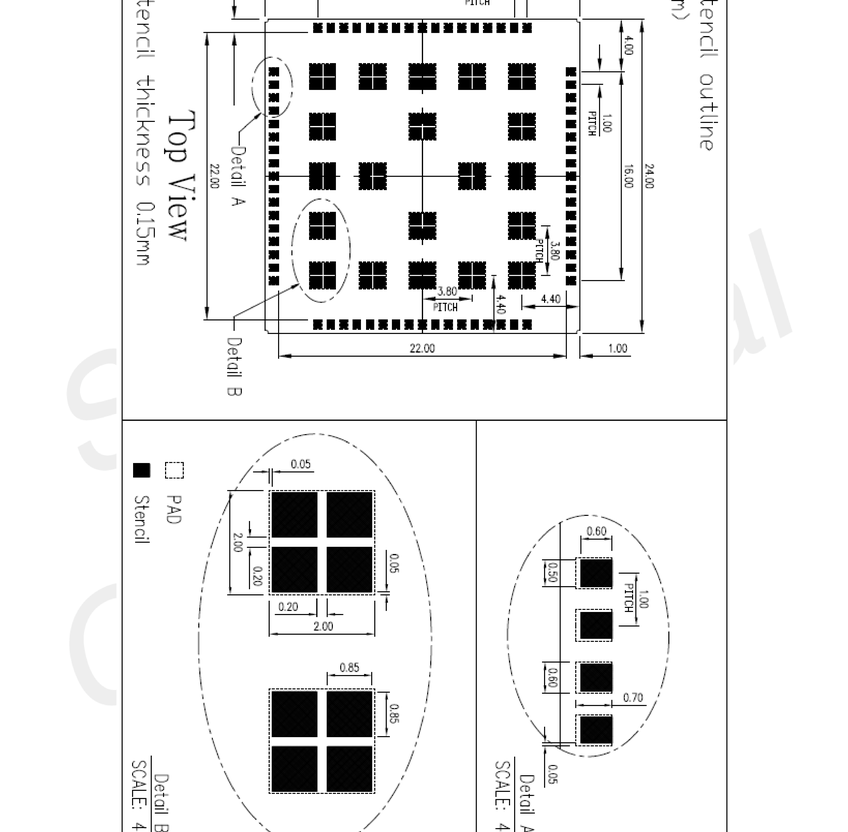
#> input picture ST909B-4G/Datasheet/pdf_render/a7670_p21_img1.png, 848 x 832 px, shrunk from 4135 x 4061 before the run, found by its file name
$ python probe2.py
#> lines starting #> are read from the running program, lines starting #| are printed output that depends on the picture; after the words box and inside, x2 and y2 are one past the last pixel; in counts of white or black regions, pixels touching at a corner belong together
# Probe pad rows/cols per figure with gap-filling via density check.
# Answers: how many pads per edge, span (16.00 vs 22.00), sizes, depths.
import numpy as np
from PIL import Image
from scipy import ndimage
from scipy.spatial import cKDTree
import os

D = r"D:\Tracker\ST909B-4G\Datasheet\pdf_render"

def load(path):
    return np.array(Image.open(path).convert("L")) < 128
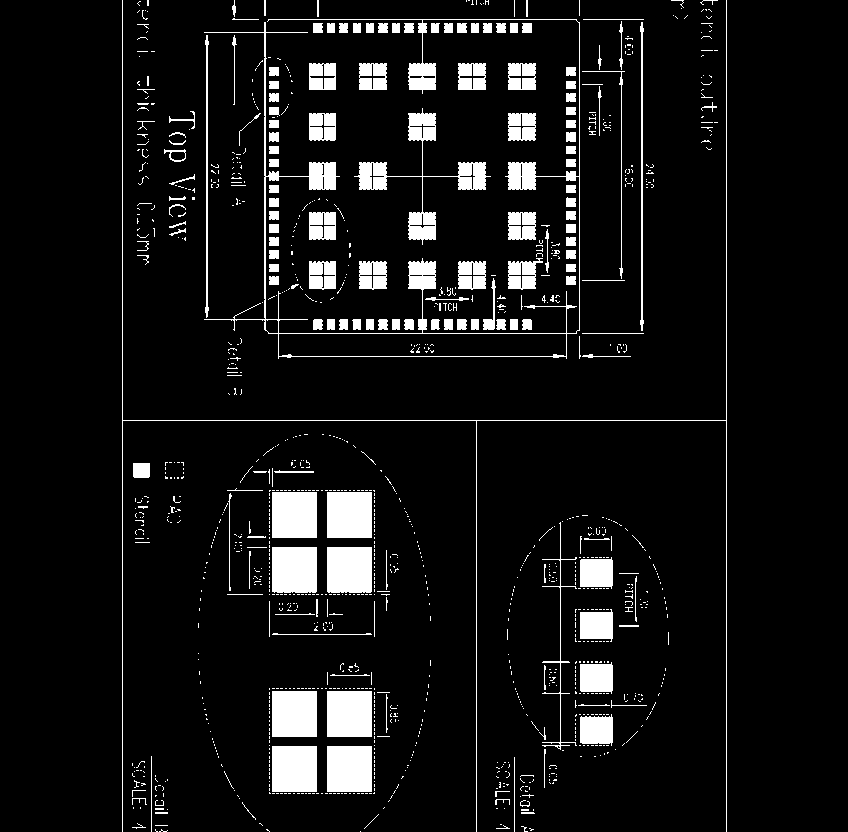
#> returned value: shape (832, 848) bool; 7.8% white; 1244 white regions (1071 under 20 px), largest, box (x1, y1, x2, y2) and area: (204, 19, 580, 359) 5715, (354, 108, 491, 245) 3011, (122, 0, 727, 832) 2678

def boxes(bw, min_area=40):
#> called with min_area = 40
    lab, n = ndimage.label(bw)
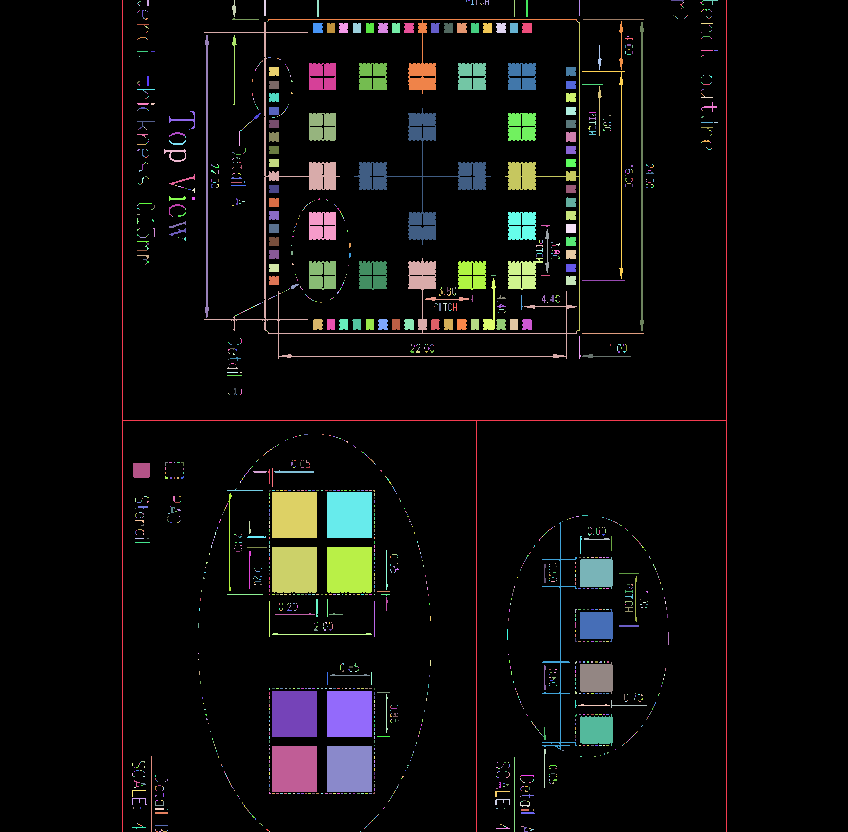
#> lab: shape (832, 848) int32; 1782 distinct labels, from 0 to 1781; one colour per label, 0 black
#> n = 1781
    sl = ndimage.find_objects(lab)
#> sl = 1781 items
    out = []
    for i, s in enumerate(sl, 1):
        y0, y1 = s[0].start, s[0].stop
        x0, x1 = s[1].start, s[1].stop
        a = int((lab[s] == i).sum())
        if a < min_area:
            continue
        out.append((x0, y0, x1, y1, a))
#> this loop made 1781 passes
#> (y0, y1, x0, x1, a) on passes 1 to 3: (0, 832, 122, 727, 2678), (0, 6, 147, 149, 12), (0, 17, 232, 236, 38)
#> after the loop, out = 126 items, first 6: (122, 0, 727, 832, 2678), (268, 19, 577, 94, 1117), (583, 19, 644, 20, 61), (619, 21, 623, 70, 81), (204, 22, 577, 359, 3396), (505, 22, 580, 331, 1173)
    return out

def density(bw, cx, cy, r):
    x0, x1 = max(0, int(cx - r)), int(cx + r)
    y0, y1 = max(0, int(cy - r)), int(cy + r)
    win = bw[y0:y1, x0:x1]
    if win.size == 0:
        return 0.0
    return win.mean()

def cluster_1d(vals, tol):
    vals = sorted(vals)
    groups = []
    cur = [vals[0]]
    for v in vals[1:]:
        if v - cur[-1] <= tol:
            cur.append(v)
        else:
            groups.append(cur)
            cur = [v]
    groups.append(cur)
    return groups

def probe(name, path, filt, tol_mm=0.45):
    bw = load(path)
    bb = boxes(bw)
#> bb has the same summary as out in boxes
    cands = []
    for (x0, y0, x1, y1, a) in bb:
        w, h = x1 - x0, y1 - y0
        f = a / (w * h)
        if filt(w, h, f):
            cands.append(((x0 + x1) / 2, (y0 + y1) / 2, w, h))
#> this loop made 126 passes
#> (x0, y0, x1, y1, a, w, h, f) on passes 1 to 12: (122, 0, 727, 832, 2678, 605, 832, 0.00532), (268, 19, 577, 94, 1117, 309, 75, 0.0482), (583, 19, 644, 20, 61, 61, 1, 1), (619, 21, 623, 70, 81, 4, 49, 0.413), (204, 22, 577, 359, 3396, 373, 337, 0.027), (505, 22, 580, 331, 1173, 75, 309, 0.0506), (640, 22, 644, 331, 637, 4, 309, 0.515), (313, 23, 323, 33, 96, 10, 10, 0.96), (327, 23, 335, 33, 79, 8, 10, 0.988), (339, 23, 348, 33, 86, 9, 10, 0.956), (353, 23, 361, 33, 79, 8, 10, 0.988), (366, 23, 374, 33, 79, 8, 10, 0.988)
#> (w, h, f) on passes 61, 62, 71, 72, 73, 74: (27, 28, 0.915), (28, 28, 0.895), (35, 32, 0.653), (27, 29, 0.884), (28, 29, 0.871), (28, 29, 0.869)
#> after the loop, cands = 25 items, first 6: (322.5, 76.5, 27, 27), (373, 76.5, 28, 27), (472, 76.5, 28, 27), (522, 76.5, 28, 27), (322.5, 127, 27, 28), (522, 127, 28, 28)
    # --- find pitch scale: use nearest-neighbor distance mode among candidates
    pts = np.array([(c[0], c[1]) for c in cands])
#> pts = 25 pairs, first value 141.5 to 596.5, second value 76.5 to 769
    t = cKDTree(pts)
    dd, _ = t.query(pts, k=2)
#> dd = 25 pairs, first value 0 to 0, second value 48.13 to 159.3
    nn = np.sort(dd[:, 1])
#> nn = 25 values from 48.13 to 159.3
    nn = nn[(nn > 8) & (nn < np.percentile(nn, 55))]
#> nn = [48.13, 48.13, 49.5, 49.5, 50, 50, 50.5, 50.5, 50.5, 50.5, 50.5, 52, 52]
    P = float(np.median(nn)) if len(nn) else 0.0
#> P = 50.5
    print(f"== {name}: cands={len(cands)} nn_pitch={P:.1f}px")
#| == stencil: cands=25 nn_pitch=50.5px
    # --- cluster into rows (y-bands) and cols (x-bands)
    ys = [c[1] for c in cands]
#> ys = 25 values from 76.5 to 769
    yrows = cluster_1d(ys, tol_mm * P)
#> in cluster_1d, `cur = [vals[0]]`: cur = [76.5]
#> the loop in cluster_1d, `for v in vals[1:]:` made 24 passes
#> (v, cur) on passes 4, 6, 8, 12, 13, 15, 18, 19, 20, 23: (127, [127]), (226, [226]), (274, [274]), (470.5, [470.5]), (515, [515]), (570, [570]), (625.5, [625.5]), (678, [678]), (714, [714]), (769, [769])
#> v on passes 1, 2, 3, 5, 7, 9: 76.5, 76.5, 76.5, 127, 226, 275.5
#> after the loop in cluster_1d, `for v in vals[1:]:`: groups = [[76.5, 76.5, 76.5, 76.5], [127, 127], [226, 226], [274, 275.5, 275.5, 275.5], [470.5], [515, 515], [570, 570, 573], [625.5], [678], [714, 714, 730]]
#> yrows = [[76.5, 76.5, 76.5, 76.5], [127, 127], [226, 226], [274, 275.5, 275.5, 275.5], [470.5], [515, 515], [570, 570, 573], [625.5], [678], [714, 714, 730], [769, 769]]
    rows = []
    for g in yrows:
        members = [c for c in cands if min(g) - 1 <= c[1] <= max(g) + 1]
        if len(members) >= 4:
            rows.append(members)
#> this loop made 11 passes
#> (g, members) on passes 2, 3, 5, 6, 8, 9, 11: ([127, 127], [(322.5, 127, 27, 28), (522, 127, 28, 28)]), ([226, 226], [(322.5, 226, 27, 28), (522, 226, 28, 28)]), ([470.5], [(141.5, 470.5, 17, 15)]), ([515, 515], [(294.5, 515, 45, 46), (349.5, 515, 45, 46)]), ([625.5], [(596.5, 625.5, 33, 33)]), ([678], [(596.5, 678, 33, 32)]), ([769, 769], [(294.5, 769, 45, 46), (349.5, 769, 45, 46)])
#> after the loop, rows = [[(322.5, 76.5, 27, 27), (373, 76.5, 28, 27), (472, 76.5, 28, 27), (522, 76.5, 28, 27)], [(525.5, 274, 35, 32), (322.5, 275.5, 27, 29), (373, 275.5, 28, 29), (472, 275.5, 28, 29)]]
    xs = [c[0] for c in cands]
#> xs = 25 values, max 596.5 at index 17, min 141.5 at index 12, mean 407
    xcols = cluster_1d(xs, tol_mm * P)
#> the loop in cluster_1d (call 2), `for v in vals[1:]:` made 24 passes
#> (v, cur) on passes 1, 5, 9, 13, 15, 17, 21: (294.5, [294.5]), (322.5, [322.5]), (349.5, [349.5]), (373, [373]), (472, [472]), (522, [522]), (596.5, [596.5])
#> v on passes 2, 3, 4, 6, 7, 8: 294.5, 294.5, 294.5, 322.5, 322.5, 322.5
#> xcols = [[141.5], [294.5, 294.5, 294.5, 294.5], [322.5, 322.5, 322.5, 322.5], [349.5, 349.5, 349.5, 349.5], [373, 373], [472, 472], [522, 522, 522, 525.5], [596.5, 596.5, 596.5, 596.5]]
    cols = []
    for g in xcols:
        members = [c for c in cands if min(g) - 1 <= c[0] <= max(g) + 1]
        if len(members) >= 4:
            cols.append(members)
#> this loop made 8 passes
#> (g, members) on passes 1, 5, 6: ([141.5], [(141.5, 470.5, 17, 15)]), ([373, 373], [(373, 76.5, 28, 27), (373, 275.5, 28, 29)]), ([472, 472], [(472, 76.5, 28, 27), (472, 275.5, 28, 29)])
#> after the loop, cols = 5 items
    def show(struct, axis, label):
        # axis 0: rows (sorted by x), axis 1: cols (sorted by y)
#> called with axis = 0, label = 'ROW'
        for m in struct:
            key = (lambda c: c[0]) if axis == 0 else (lambda c: c[1])
            m = sorted(m, key=key)
            cs = [c[axis] for c in m]
            span = cs[-1] - cs[0]
            pits = [f"{b-a:.0f}" for a, b in zip(cs, cs[1:])]
            sizes = [f"{c[2]}x{c[3]}" for c in m]
            print(f"   {label} y~{int(np.mean([c[1] for c in m])) if axis==0 else int(np.mean([c[0] for c in m]))}: n={len(m)} span={span:.0f}px pitch={pits}")
            print(f"      px: {[f'{c:.0f}' for c in cs]}")
            print(f"      sizes: {sizes}")
#> this loop made 2 passes
#> (cs, span, pits, sizes) on passes 1 to 2: ([322.5, 373, 472, 522], 199.5, ['50', '99', '50'], ['27x27', '28x27', '28x27', '28x27']), ([322.5, 373, 472, 525.5], 203, ['50', '99', '54'], ['27x29', '28x29', '28x29', '35x32'])
#|    ROW y~76: n=4 span=200px pitch=['50', '99', '50']
#|       px: ['322', '373', '472', '522']
#|       sizes: ['27x27', '28x27', '28x27', '28x27']
#|    ROW y~275: n=4 span=203px pitch=['50', '99', '54']
#|       px: ['322', '373', '472', '526']
#|       sizes: ['27x29', '28x29', '28x29', '35x32']
    show(rows, 0, "ROW")
    show(cols, 1, "COL")
#> the loop in show (call 2), `for m in struct:` made 5 passes
#> (cs, span, pits, sizes) on passes 1 to 5: ([515, 570, 714, 769], 254, ['55', '144', '55'], ['45x46', '45x46', '45x46', '45x46']), ([76.5, 127, 226, 275.5], 199, ['50', '99', '50'], ['27x27', '27x28', '27x28', '27x29']), ([515, 570, 714, 769], 254, ['55', '144', '55'], ['45x46', '45x46', '45x46', '45x46']), ([76.5, 127, 226, 274], 197.5, ['50', '99', '48'], ['28x27', '28x28', '28x28', '35x32']), ([573, 625.5, 678, 730], 157, ['52', '52', '52'], ['33x32', '33x33', '33x32', '33x32'])
#> (printed output is left out)
    return bw, cands, P

print("########## STENCIL (p21 img1)")
bw_s, c_s, P_s = probe("stencil", os.path.join(D, "a7670_p21_img1.png"),
                       lambda w, h, f: 12 <= w <= 130 and 12 <= h <= 130 and f > 0.60)
print()
print("########## BOT VIEW (p19 fig600)")
bw_b, c_b, P_b = probe("bot", os.path.join(D, "a7670_p19_fig600.png"),
                       lambda w, h, f: 30 <= w <= 160 and 30 <= h <= 160 and 0.08 <= f <= 0.50)
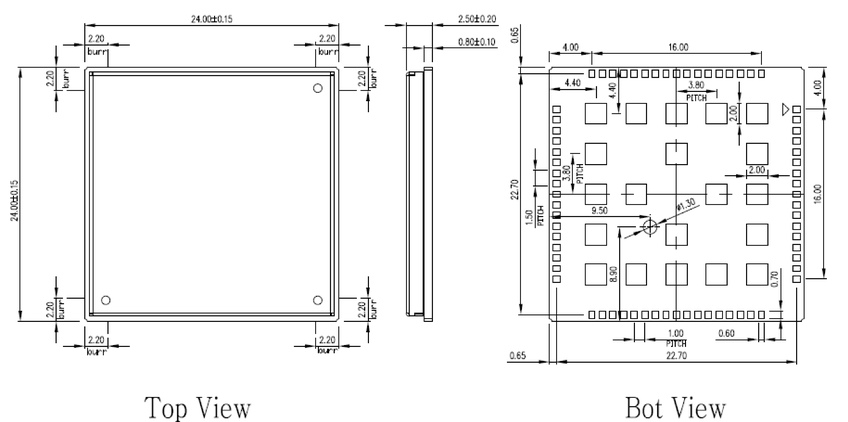
#> input picture ST909B-4G/Datasheet/pdf_render/a7670_p19_fig600.png, 848 x 422 px, shrunk from 4135 x 2057 before the run, found by its file name
#> in load (call 2), `return np.array(Image.open(path).convert("L")) < 128`:
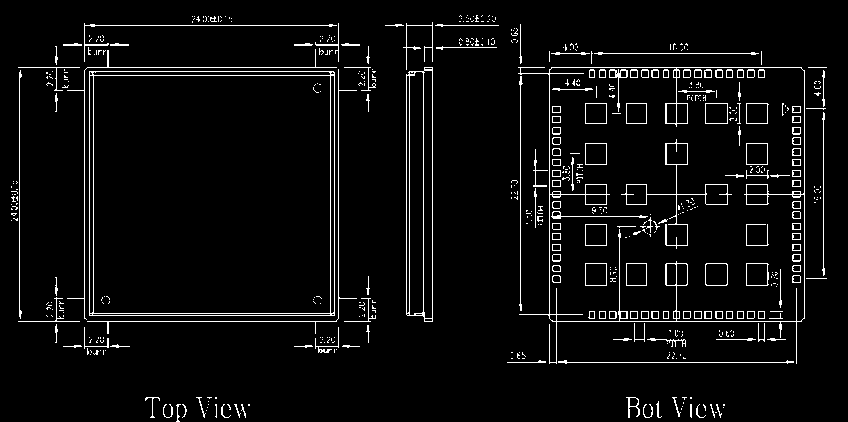
#> returned value: shape (422, 848) bool; 4.6% white in thin lines or dots
#> call 2 of boxes, with min_area = 40
#> in boxes (call 2), `lab, n = ndimage.label(bw)`:
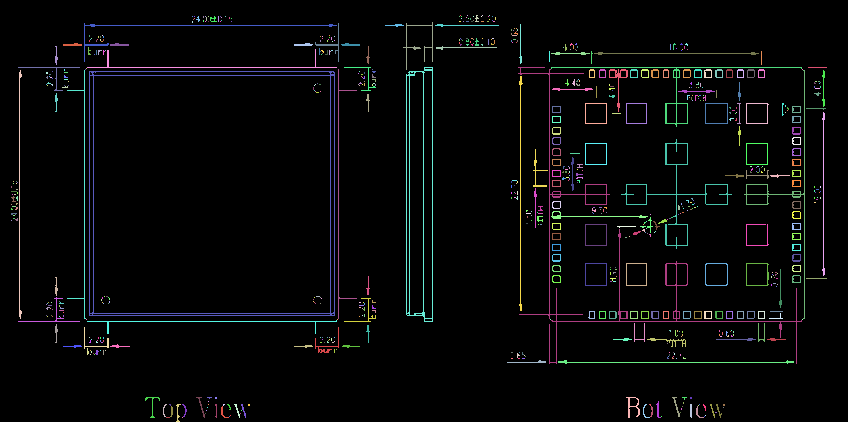
#> lab: shape (422, 848) int32; 751 distinct labels, from 0 to 750; one colour per label, 0 black
#> in boxes (call 2), `lab, n = ndimage.label(bw)`: n = 750
#> in boxes (call 2), `sl = ndimage.find_objects(lab)`: sl = 750 items
#> the loop in boxes (call 2), `for i, s in enumerate(sl, 1):` made 750 passes
#> (y0, y1, x0, x1, a) on passes 1 to 3: (15, 16, 460, 461, 1), (15, 16, 467, 468, 1), (15, 22, 475, 479, 15)
#> the loop in probe (call 2), `for (x0, y0, x1, y1, a) in bb:` made 61 passes
#> (x0, y0, x1, y1, a) on passes 1 to 12: (403, 22, 433, 70, 162), (84, 23, 337, 62, 356), (315, 23, 339, 62, 92), (435, 24, 499, 27, 72), (519, 24, 522, 64, 48), (63, 43, 82, 46, 42), (110, 43, 129, 46, 42), (294, 43, 313, 46, 42), (341, 43, 360, 46, 41), (436, 46, 497, 50, 71), (87, 49, 337, 68, 302), (551, 52, 590, 55, 57)
#| == bot: cands=1 nn_pitch=0.0px
#> the loop in probe (call 2), `for g in yrows:` made 1 pass
#> g on pass 1: [46]
#> the loop in probe (call 2), `for g in xcols:` made 1 pass
#> g on pass 1: [418]
